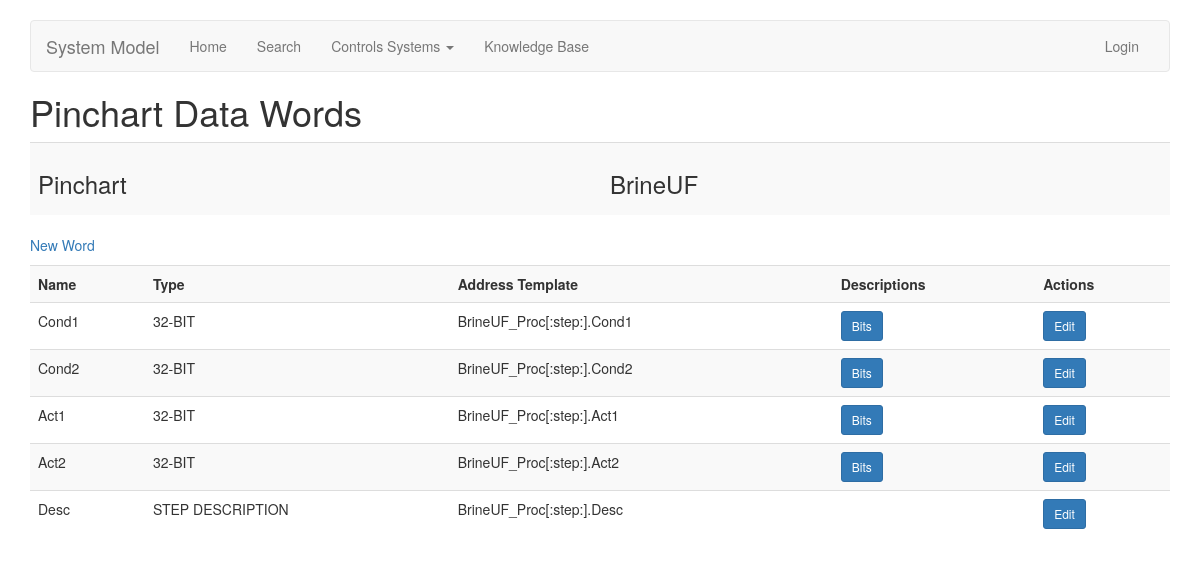
/pinchart/1/word/index/, run on the app's committed database.
### pinchart/models.py (models this page shows, shortened)
class Pinchart(models.Model):
    objects = managers.PinchartManager()
    customer = models.IntegerField(default=0)
    name = models.CharField(max_length=256)
    description = models.CharField(max_length=1024, blank=True, null=True)
    controller_ipaddress = models.GenericIPAddressField(verbose_name="Controller IP Address",
                                                        protocol='IPv4')
    controller_slot = models.IntegerField(verbose_name="Controller Slot #")
    locked = models.BooleanField(verbose_name="Locked for Editing", default=False)
    array_length = models.IntegerField(verbose_name="PLC Array Length")
    class Meta:
        unique_together = ("customer", "name")

class Word(models.Model):
    TYPE_CHOICES = [
        ('BOOL', 'BOOL'),
        ('32-BIT', '32-BIT'),
        ('DINT', 'DINT'),
        ('REAL', 'REAL'),
        ('STRING', 'STRING'),
        ('INT', 'INT'),
        ('16-BIT', '16-BIT'),
        ('STEP DESCRIPTION', 'STEP DESCRIPTION'),
    ]
    objects = managers.WordManager()
    pinchart = models.ForeignKey(Pinchart, on_delete=models.CASCADE)
    name = models.CharField(max_length=82) # word or variable name
    type = models.CharField(choices=TYPE_CHOICES, default='DINT', max_length=30)
    address_template = models.CharField(verbose_name="Address Template", max_length=1024)
    class Meta:
        unique_together = ("pinchart", "name")

### pinchart/views.py (the view)
# urls.py: path('<pk>/word/index/', views.WordListFilteredView.as_view(), name='word-list-filtered'),
class WordListFilteredView(ListView):
    model = models.Word
    template_name = "pinchart/word_list_filtered.html"
    def get_context_data(self, **kwargs):
        context = super(WordListFilteredView, self).get_context_data(**kwargs)
        pk = int(self.kwargs.get('pk'))
        pinchart = get_object_or_404(models.Pinchart, pk=pk)
        object_list = models.Word.objects.filter(pinchart=pinchart)
        context['pinchart'] = pinchart
        context['object_list'] = object_list
        return context

### templates/pinchart/word_list_filtered.html
{% extends 'pinchart/base.html' %}
{% block headline %}Pinchart Data Words{% endblock headline %}
{% block content %}
    <table class="table table-striped">
        <tr>
            <th><h3>Pinchart</h3></th>
            <td><h3>{{ pinchart.name }}</h3></td>
        </tr>
    </table>
	<p class='hidden-print'><a href="#">New Word</a></p>
	{% if not object_list %}
		<p><i>no words yet.</i></p>
	{% else %}
		<table class="table table-striped">
			<tr>
                <th>Name</th>
                <th>Type</th>
                <th>Address Template</th>
                <th>Descriptions</th>
                <th>Actions</th>
            </tr>
            {% for i in object_list %}
                <tr>
                    <td>{{ i.name }}</td>
                    <td>{{ i.type }}</td>
                    <td>{{ i.address_template }}</td>
                    {% if i.type == "32-BIT" or i.type == "16-BIT" %}
                        <td>
                            <a href="#" class="btn btn-primary btn-sm" role="button" aria-pressed="False">Bits</a>
                        </td>
                    {% else %}
                        <td></td>
                    {% endif %}
                    <td>
						<a href="#" class="btn btn-primary btn-sm" role="button" aria-pressed="False">Edit</a>
					</td>
                </tr>
            {% endfor %}
		</table>
	{% endif %}
{% endblock %}

### templates/pinchart/base.html (style rules this page uses)
body { padding-top: 20px; padding-bottom: 20px; }

### data on the page
Pinchart: name "BrineUF"
Word: name "Cond1", type "32-BIT", address_template "BrineUF_Proc[:step:].Cond1", shows "Bits"
Word: name "Cond2", type "32-BIT", address_template "BrineUF_Proc[:step:].Cond2", shows "Bits"
Word: name "Act1", type "32-BIT", address_template "BrineUF_Proc[:step:].Act1", shows "Bits"
Word: name "Act2", type "32-BIT", address_template "BrineUF_Proc[:step:].Act2", shows "Bits"
Word: name "Desc", type "STEP DESCRIPTION", address_template "BrineUF_Proc[:step:].Desc"
